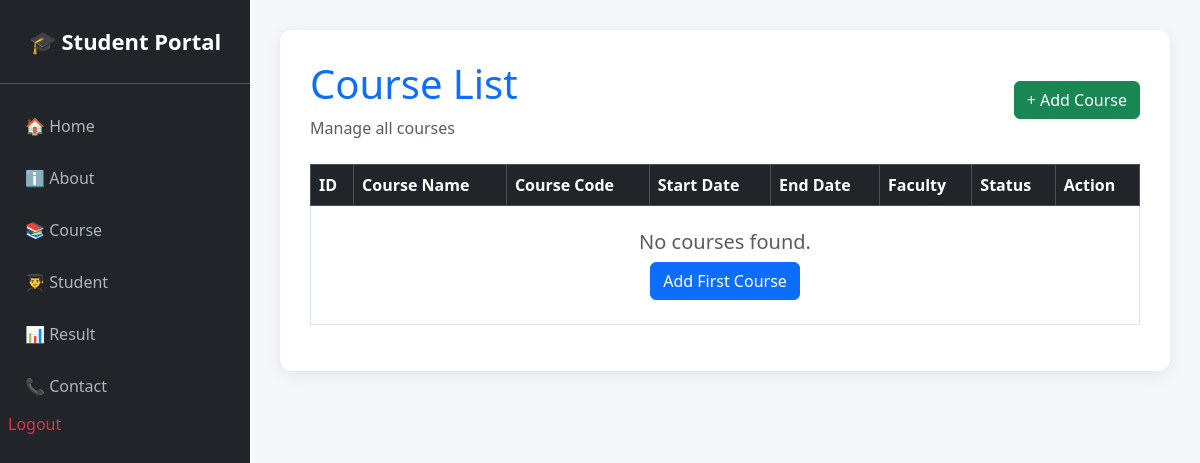
The app's page /course/list/, older data.
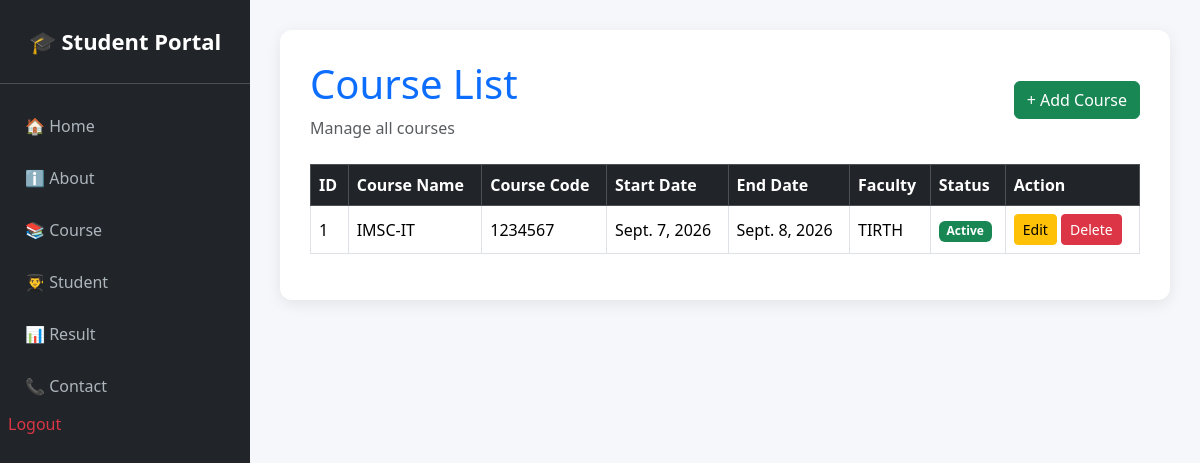
The same page, newer data.
### student/models.py (models this page shows, shortened)
class Course(models.Model):
    Course_name = models.CharField(max_length=100)
    Course_code = models.CharField(max_length=20, unique=True)
    start_date = models.DateField()
    end_date = models.DateField()
    faculty_name = models.CharField(max_length=100)
    is_active = models.BooleanField(default=True)

### student/views.py (the view)
# urls.py: path("course/list/", views.course_list, name="course_list"),
def course_list(request):
    courses = Course.objects.all()
    return render(request, "courseCrud/list.html", {
        "courses": courses
    })

### student/templates/courseCrud/list.html (shortened to what this page needs)
{% extends "base.html" %}
{% block content %}
<div class="page-card">
    <div class="d-flex justify-content-between align-items-center mb-4">
        <div>
            <h1 class="text-primary">Course List</h1>
            <p class="text-muted mb-0">
                Manage all courses
            </p>
        </div>
        <a
            href="{% url 'course_add' %}"
            class="btn btn-success"
            title="Add a new course"
        >
            + Add Course
        </a>
    </div>
    <div class="table-responsive">
        <table class="table table-bordered table-hover align-middle">
            <thead class="table-dark">
                <tr>
                    <th>ID</th>
                    <th>Course Name</th>
                    <th>Course Code</th>
                    <th>Start Date</th>
                    <th>End Date</th>
                    <th>Faculty</th>
                    <th>Status</th>
                    <th>Action</th>
                </tr>
            </thead>
            <tbody>
                {% for course in courses %}
                <tr>
                    <td>{{ course.id }}</td>
                    <td>{{ course.Course_name }}</td>
                    <td>{{ course.Course_code }}</td>
                    <td>{{ course.start_date }}</td>
                    <td>{{ course.end_date }}</td>
                    <td>{{ course.faculty_name }}</td>
                    <td>
                        {% if course.is_active %}
                            <span class="badge bg-success">
                                Active
                            </span>
                        {% else %}
                            <span class="badge bg-danger">
                                Inactive
                            </span>
                        {% endif %}
                    </td>
                    <td>
                        <a
                            href="{% url 'course_edit' course.id %}"
                            class="btn btn-warning btn-sm"
                            title="Edit this course"
                        >
                            Edit
                        </a>
                        <a
                            href="{% url 'course_delete' course.id %}"
                            class="btn btn-danger btn-sm"
                            title="Delete this course"
                        >
                            Delete
                        </a>
                    </td>
                </tr>
                {% empty %}
                <tr>
                    <td colspan="8" class="text-center py-4">
                        <h5 class="text-muted">
                            No courses found.
                        </h5>
                        <a
                            href="{% url 'course_add' %}"
                            class="btn btn-primary"
                        >
                            Add First Course
                        </a>
                    </td>
                </tr>
                {% endfor %}
            </tbody>
        </table>
    </div>
</div>
{% endblock %}

Row changes from the older to the newer data that the page shows:
added Course: id "1", Course_name "IMSC-IT", Course_code "1234567", start_date "Sept. 7, 2026", end_date "Sept. 8, 2026", faculty_name "TIRTH", is_active "Active"
Text that changed along with them:
text no longer shown: "No courses found. Add First Course"
